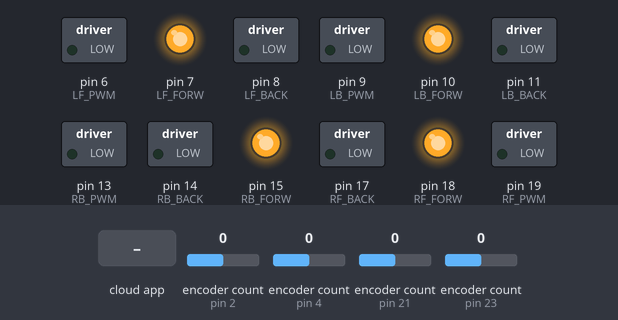
The sketch below on a simulated Arduino Mega 2560, built with avr-gcc and run on an emulated ATmega2560. On the bench: switched loads named in the sketch (green lamp = pin HIGH), output pins drawn as LEDs (lit = HIGH). The test bench sets the inputs (shaded band); at power-on: encoder count (sensors on pin 2, pin 4, pin 21, pin 23) 0. The ROS host is connected and sends only what is stated.

Above: at 1.2 s.
1.3 s: encoder count (sensor on pin 2) set to 1
At 2.5 s:
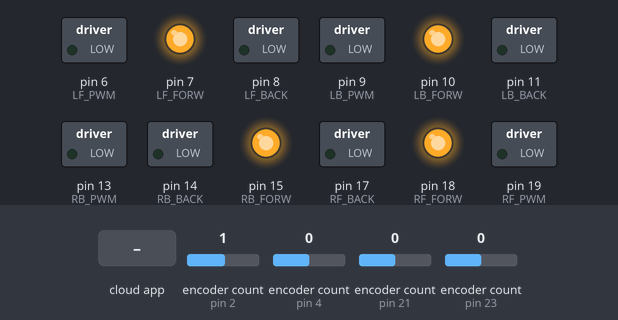
2.8 s: encoder count (sensor on pin 4) set to 1
At 3.9 s:
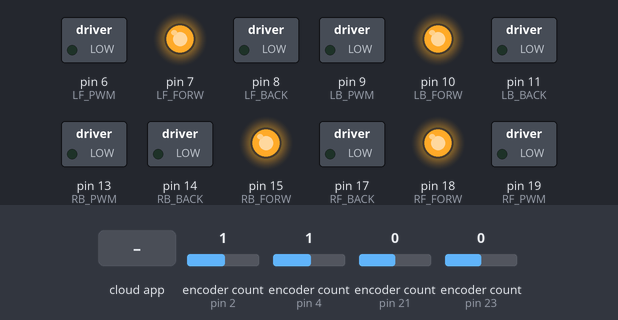
4.3 s: encoder count (sensor on pin 21) set to 1
At 5.0 s:
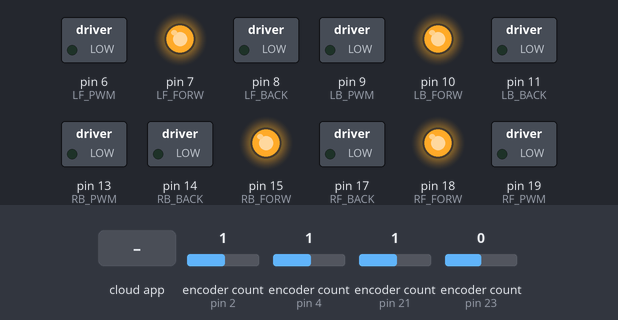
5.8 s: encoder count (sensor on pin 23) set to 1
At 6.2 s:
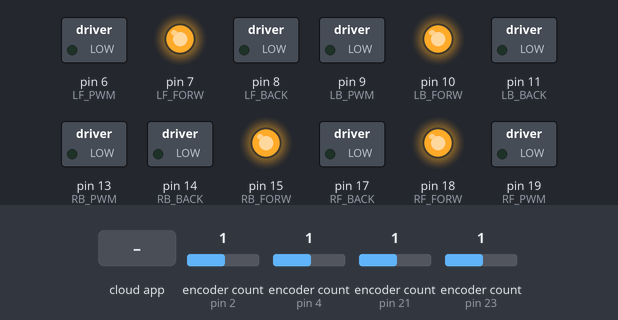
7.3 s: the phone or cloud app sets linear.x to -100
At 8.5 s:
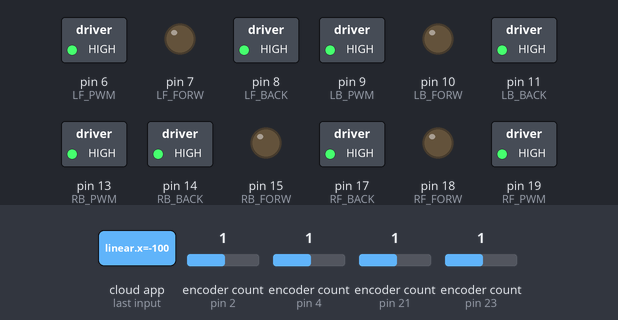
8.8 s: the phone or cloud app sets linear.x to 100
At 9.8 s:
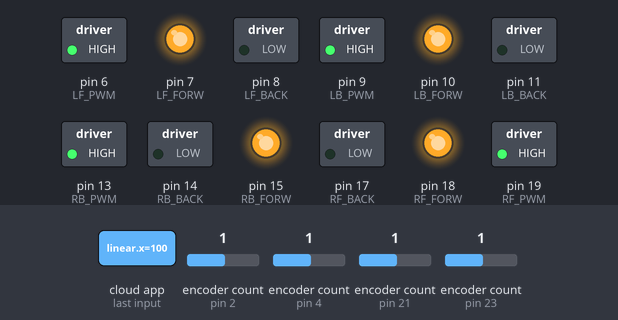
Timing chart, 0 to 11.3 s (numbered marks = the images above; inputs shaded):
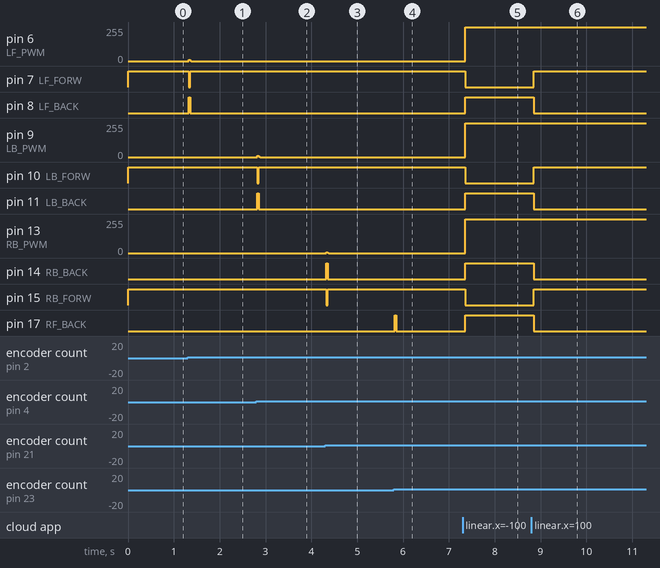

The sketch:

MotorControl.ino
```cpp
#include <ros.h>
#include <std_msgs/Int32.h>
#include <std_msgs/Float32.h>
//#include <QuadratureEncoder.h>
#include <Encoder.h>

#include <geometry_msgs/Twist.h>
#include <PID_v1.h>
#include "odometry.h"


// Odometry Params and Object
#define ODO_PERIOD 100  // Millis between /tf and /odom publication

const float ticks_per_meter = 5729.58735;
const float meterPerTick = 0.00017453;
const float base_width   = 0.21;         // Woodie
const float base_length = 0.165;

//long encoderLeftLastValue  = 0L;
//long encoderRightLastValue = 0L;

static unsigned long NextPubMillis   = 0;
static long encoderLeftFrontLastValueOdo  = 0;
static long encoderRightFrontLastValueOdo = 0;
static long encoderLeftBackLastValueOdo  = 0;
static long encoderRightBackLastValueOdo = 0;
static long timeLastOdo    = 0;
float distLeftFront;
float distRightFront;
float distLeftBack;
float distRightBack;

Odometer odo(meterPerTick, base_width, base_length);


// Package Params
bool isHolonomic = true;

// Initialize PID paramaters

double Setpoint_fl, Input_fl, Output_fl;
double Setpoint_fr, Input_fr, Output_fr;
double Setpoint_bl, Input_bl, Output_bl;
double Setpoint_br, Input_br, Output_br;

double aggKp=450, aggKi=250, aggKd=4;
double consKp=280, consKi=120, consKd=1;

PID myPID_fl(&Input_fl, &Output_fl, &Setpoint_fl, aggKp, aggKi, aggKd, DIRECT);
PID myPID_fr(&Input_fr, &Output_fr, &Setpoint_fr, aggKp, aggKi, aggKd, DIRECT);
PID myPID_bl(&Input_bl, &Output_bl, &Setpoint_bl, aggKp, aggKi, aggKd, DIRECT);
PID myPID_br(&Input_br, &Output_br, &Setpoint_br, aggKp, aggKi, aggKd, DIRECT);

// Initialize quadrature encoder paramaters

//Encoders encoder_fleft(2,3); // encoder pins for front left motor A/B
//
//Encoders encoder_bleft(20,21);  // encoder pins for back left motor A/B
//
//Encoders encoder_fright(18,19);  // encoder pins for front right motor A/B
//
//Encoders encoder_bright(A10,A11);  // encoder pins for back right motor A/B


Encoder encoder_fleft(2,3); // encoder pins for front left motor A/B

Encoder encoder_bleft(4,5);  // encoder pins for back left motor A/B

Encoder encoder_fright(23,22);  // encoder pins for front right motor A/B

Encoder encoder_bright(21,20);  // encoder pins for back right motor A/B


// Initialize pin numbers

//const uint8_t LF_PWM = 7;
//const uint8_t LF_FORW = 30;
//const uint8_t LF_BACK = 31;
//
//const uint8_t LB_PWM = 10;
//const uint8_t LB_FORW = 50;
//const uint8_t LB_BACK = 51;
//
//const uint8_t RF_PWM = 9;
//const uint8_t RF_FORW = 34;
//const uint8_t RF_BACK = 35;
//
//const uint8_t RB_PWM = 11;
//const uint8_t RB_FORW = 52;
//const uint8_t RB_BACK = 53;


const uint8_t LF_PWM = 6;
const uint8_t LF_FORW = 7;
const uint8_t LF_BACK = 8;

const uint8_t LB_PWM = 9;
const uint8_t LB_FORW = 10;
const uint8_t LB_BACK = 11;

const uint8_t RF_PWM = 19;
const uint8_t RF_FORW = 18;
const uint8_t RF_BACK = 17;

const uint8_t RB_PWM = 13;
const uint8_t RB_FORW = 15;
const uint8_t RB_BACK = 14;


// speed = 0? help? pid not reset?
bool wtf;
int ticks_since_target = 0;


// Initialize ROS paramaters

ros::NodeHandle nh;

std_msgs::Int32 lfcount;
std_msgs::Int32 rfcount;
std_msgs::Int32 lbcount;
std_msgs::Int32 rbcount;

ros::Publisher lfwheel("lfwheel", &lfcount);
ros::Publisher rfwheel("rfwheel", &rfcount);
ros::Publisher lbwheel("lbwheel", &lbcount);
ros::Publisher rbwheel("rbwheel", &rbcount);

// Cmd_vel Callback
// Sets the setpoints of the pid for each wheel

void onTwist(const geometry_msgs::Twist &msg)
{
  //nh.loginfo("Inside Callback");
  float x = msg.linear.x;
  float y = msg.linear.y;
  float z = msg.angular.z;

  // setting max velocities
  if(x > 0.7){x = 0.7;}
  if(y > 0.7){y = 0.7;}
  if(z > 0.5){z = 0.5;}
  float w = 0.2;

  float R = 0.04;
  float L1 = 0.105;
  float L2 = 0.0825;
  float L = (L1+L2);
  if (!isHolonomic){
    if(!(x==0 && z==0)){
    wtf=false;
      Setpoint_fr = x + (z * w / 2.0)/0.1;
      Setpoint_fl = x - (z * w / 2.0)/0.1;
      Setpoint_br = x + (z * w / 2.0)/0.1;
      Setpoint_bl = x - (z * w / 2.0)/0.1;
    }
    else{
      wtf=true;
      Setpoint_fl = 0;
      Setpoint_fr = 0;
      Setpoint_bl = 0;
      Setpoint_br = 0;

    }
  }
  else{
    if(!(x==0 && y==0 && z==0)){
    wtf=false;
      Setpoint_fl = (1/R)*(x - y - L * z);
      Setpoint_fr = (1/R)*(x + y + L * z);
      Setpoint_bl = (1/R)*(x + y - L * z);
      Setpoint_br = (1/R)*(x - y + L * z);

    }
    else{
      wtf=true;
      Setpoint_fl = 0;
      Setpoint_fr = 0;
      Setpoint_bl = 0;
      Setpoint_br = 0;

    }
  }
}

ros::Subscriber<geometry_msgs::Twist> sub("cmd_vel", &onTwist);

// Move any motor function with speed_pwm value and pin numbers

void Move_motor(int speed_pwm,const uint8_t pwm,const uint8_t forw,const uint8_t back)
{
  if(speed_pwm >= 0)
  {
    digitalWrite(forw, HIGH);
    digitalWrite(back, LOW);
    analogWrite(pwm, abs(speed_pwm));
  }
  else if(speed_pwm < 0)
  {
    digitalWrite(forw, LOW);
    digitalWrite(back, HIGH);
    analogWrite(pwm, abs(speed_pwm));
  }
}


// Initialize pins for forward movement

void setpins()
{
  pinMode(LF_FORW,OUTPUT);
  pinMode(LF_BACK,OUTPUT);
  pinMode(RF_FORW,OUTPUT);
  pinMode(RF_BACK,OUTPUT);
  pinMode(LF_PWM,OUTPUT);
  pinMode(RF_PWM,OUTPUT);
  pinMode(LB_FORW,OUTPUT);
  pinMode(LB_BACK,OUTPUT);
  pinMode(RB_FORW,OUTPUT);
  pinMode(RB_BACK,OUTPUT);
  pinMode(LB_PWM,OUTPUT);
  pinMode(RB_PWM,OUTPUT);

  digitalWrite(RF_FORW, HIGH);
  digitalWrite(RF_BACK, LOW);
  digitalWrite(LF_FORW, HIGH);
  digitalWrite(LF_BACK, LOW);
  digitalWrite(RB_FORW, HIGH);
  digitalWrite(RB_BACK, LOW);
  digitalWrite(LB_FORW, HIGH);
  digitalWrite(LB_BACK, LOW);
}

// Encoders tend to reverse regarding of the pins??
// This way we move the robot forward a bit on startup
// And if an encoder has negative value we reverse it.

void fix_encoder_ori_on_start(){

  analogWrite(RF_PWM, 180);
  analogWrite(LF_PWM, 180);
  analogWrite(RB_PWM, 180);
  analogWrite(LB_PWM, 180);

  delay(150);

  analogWrite(RF_PWM, 0);
  analogWrite(LF_PWM, 0);
  analogWrite(RB_PWM, 0);
  analogWrite(LB_PWM, 0);

//  int ct1 = encoder_fleft.getEncoderCount();
//  int ct2 = encoder_fright.getEncoderCount();
//  int ct3 = encoder_bleft.getEncoderCount();
//  int ct4 = encoder_bright.getEncoderCount();

  int ct1 = encoder_fleft.read();
  int ct2 = encoder_fright.read();
  int ct3 = encoder_bleft.read();
  int ct4 = encoder_bright.read();

  if(ct1 <= 0) {nh.loginfo("reverse front left A/B pins");}
  if(ct2 <= 0) {nh.loginfo("reverse front right A/B pins");}
  if(ct3 <= 0) {nh.loginfo("reverse back left A/B pins");}
  if(ct4 <= 0) {nh.loginfo("reverse back right A/B pins");}

}

//void reset Integral error when we stop
void reset_pid_Ki()
{
  myPID_fl.SetMode(MANUAL);
  myPID_fr.SetMode(MANUAL);
  myPID_bl.SetMode(MANUAL);
  myPID_br.SetMode(MANUAL);
  Output_fl=0;
  Output_fr=0;
  Output_bl=0;
  Output_br=0;
  //myPID_fl.SetTunings(aggKp, 0, aggKd);
  //myPID_fr.SetTunings(aggKp, 0, aggKd);
  //myPID_bl.SetTunings(aggKp, 0, aggKd);
  //myPID_br.SetTunings(aggKp, 0, aggKd);
  myPID_fl.SetMode(AUTOMATIC);
  myPID_fr.SetMode(AUTOMATIC);
  myPID_bl.SetMode(AUTOMATIC);
  myPID_br.SetMode(AUTOMATIC);
  //myPID_fl.SetTunings(aggKp, aggKi, aggKd);
  //myPID_fr.SetTunings(aggKp, aggKi, aggKd);
  //myPID_bl.SetTunings(aggKp, aggKi, aggKd);
  //myPID_br.SetTunings(aggKp, aggKi, aggKd);
}

// stop movement

void stop()
{
  digitalWrite(LF_FORW, 0);
  digitalWrite(LF_BACK, 0);
  digitalWrite(RF_FORW, 0);
  digitalWrite(RF_BACK, 0);
  analogWrite(LF_PWM, 0);
  analogWrite(RF_PWM, 0);
  digitalWrite(LB_FORW, 0);
  digitalWrite(LB_BACK, 0);
  digitalWrite(RB_FORW, 0);
  digitalWrite(RB_BACK, 0);
  analogWrite(LB_PWM, 0);
  analogWrite(RB_PWM, 0);

}

void setup() {
  // 115200 baud rate
  nh.getHardware()->setBaud(57600);
  nh.loginfo("Program info");
  // Pid setup

  myPID_fl.SetOutputLimits(-255, 255);
  myPID_fr.SetOutputLimits(-255, 255);
  myPID_bl.SetOutputLimits(-255, 255);
  myPID_br.SetOutputLimits(-255, 255);

  myPID_fl.SetMode(AUTOMATIC);
  myPID_fr.SetMode(AUTOMATIC);
  myPID_bl.SetMode(AUTOMATIC);
  myPID_br.SetMode(AUTOMATIC);

  myPID_fl.SetSampleTime(20);
  myPID_fr.SetSampleTime(20);
  myPID_bl.SetSampleTime(20);
  myPID_br.SetSampleTime(20);

  // setup pins and fix encoders

  setpins();
  // fix_encoder_ori_on_start();

  stop();

  // ros node setup

  nh.initNode();
  nh.advertise(lfwheel);
  nh.advertise(rfwheel);
  nh.advertise(lbwheel);
  nh.advertise(rbwheel);
  nh.subscribe(sub);

  odo.setupPubs(nh);

}

// Initialize starting loop paramaters for calculating velocity and time

unsigned long prev = 0;
int old_ct1=0;
int old_ct2=0;
int old_ct3=0;
int old_ct4=0;

void loop() {

  // count encoder ticks
//  int ct1 = encoder_fleft.getEncoderCount();
//  int ct2 = encoder_fright.getEncoderCount();
//  int ct3 = encoder_bleft.getEncoderCount();
//  int ct4 = encoder_bright.getEncoderCount();
  int ct1 = encoder_fleft.read();
  int ct2 = encoder_fright.read();
  int ct3 = encoder_bleft.read();
  int ct4 = encoder_bright.read();

  // for some reason if i omit this it does not work properly
  if (ct1!=-1){
    lfcount.data = ct1;}
  if (ct2!=-1){
    rfcount.data = ct2;}
  if (ct3!=-1){
    lbcount.data = ct3;}
  if (ct4!=-1){
    rbcount.data = ct4;}
  // Publish encoder ticks to calculate odom on Jetson Nano side
  lfwheel.publish(&lfcount);
  rfwheel.publish(&rfcount);
  lbwheel.publish(&lbcount);
  rbwheel.publish(&rbcount);

 // calculate time and current velocity

  unsigned long now = millis();
  Input_fl = (float(ct1 - old_ct1) / ticks_per_meter) / ((now - prev) / 1000.0);
  Input_fr = (float(ct2 - old_ct2) / ticks_per_meter) / ((now - prev) / 1000.0);
  Input_bl = (float(ct3 - old_ct3) / ticks_per_meter) / ((now - prev) / 1000.0);
  Input_br = (float(ct4 - old_ct4) / ticks_per_meter) / ((now - prev) / 1000.0);

  // Use aggresive pid paramaters if gap > 0.1 else conservative
  bool gap1 = abs(Setpoint_fl - Input_fl) < 0.12;
  bool gap2 = abs(Setpoint_fr - Input_fr) < 0.12;
  bool gap3 = abs(Setpoint_bl - Input_bl) < 0.12;
  bool gap4 = abs(Setpoint_br - Input_br) < 0.12;

  if(gap1 && gap2 && gap3 && gap4){
    myPID_fl.SetTunings(consKp, consKi, consKd);
    myPID_fr.SetTunings(consKp, consKi, consKd);
    myPID_bl.SetTunings(consKp, consKi, consKd);
    myPID_br.SetTunings(consKp, consKi, consKd);

  }
  else{
    myPID_fl.SetTunings(aggKp, aggKi, aggKd);
    myPID_fr.SetTunings(aggKp, aggKi, aggKd);
    myPID_bl.SetTunings(aggKp, aggKi, aggKd);
    myPID_br.SetTunings(aggKp, aggKi, aggKd);
  }
  if(wtf){
   reset_pid_Ki();
  }
  // Compute  Pid
  myPID_fl.Compute();
  myPID_fr.Compute();
  myPID_bl.Compute();
  myPID_br.Compute();


  // Move the motors with the output of the pid

  Move_motor(Output_fl,LF_PWM,LF_FORW,LF_BACK);
  Move_motor(Output_fr,RF_PWM,RF_FORW,RF_BACK);
  Move_motor(Output_bl,LB_PWM,LB_FORW,LB_BACK);
  Move_motor(Output_br,RB_PWM,RB_FORW,RB_BACK);


  //==========> OdometryPublsher
  //
  // Check if it is time to publish /odom and /tf

  long encLeftFront = ct1;
  long encRightFront = ct2;
  long encLeftBack = ct3;
  long encRightBack = ct4;

  if (now >= NextPubMillis) {
    NextPubMillis = now + ODO_PERIOD;

    // Figure out how far we have gone in meters from last PID computation
    distLeftFront  = meterPerTick * float(encLeftFront  - encoderLeftFrontLastValueOdo);
    distRightFront = meterPerTick * float(encRightFront - encoderRightFrontLastValueOdo);
    distLeftBack  = meterPerTick * float(encLeftBack  - encoderLeftBackLastValueOdo);
    distRightBack = meterPerTick * float(encRightBack - encoderRightBackLastValueOdo);


    // Blink the LED to show we are alive
    //toggleLED();

    // Publish odometry
    float odoInterval = float(now - timeLastOdo) / 1000.0;
    odo.update_publish(nh.now(), odoInterval, distLeftFront, distRightFront, distLeftBack, distRightBack);

    encoderLeftFrontLastValueOdo  = encLeftFront;
    encoderRightFrontLastValueOdo = encRightFront;
    encoderLeftBackLastValueOdo = encLeftBack;
    encoderRightBackLastValueOdo = encRightBack;

    timeLastOdo = now;
    }

  // spin the ros node

  nh.spinOnce();
  // take the old encoder ticks and time for calculating velocity
//  old_ct1 = encoder_fleft.getEncoderCount();
//  old_ct2 = encoder_fright.getEncoderCount();
//  old_ct3 = encoder_bleft.getEncoderCount();
//  old_ct4 = encoder_bright.getEncoderCount();
  old_ct1 = encoder_fleft.read();
  old_ct2 = encoder_fright.read();
  old_ct3 = encoder_bleft.read();
  old_ct4 = encoder_bright.read();

  prev = now;


  delay(25);

}
```

odometry.h
```cpp
#ifndef ODOMETRY_H
#define ODOMETRY_H


// #include <ros_lib.h>
// #include "NUC_ros.h"

// Include local version of ros.h, not the system version
//#include "ros.h"

#include <ros/time.h>
#include <nav_msgs/Odometry.h>
#include <geometry_msgs/Twist.h>
#include <geometry_msgs/TransformStamped.h>
#include <tf/transform_broadcaster.h>
#include <tf/tf.h>


class Odometer {
  public:
  Odometer(const float metersPerTick, const float base_width, const float base_length);

  void setupPubs(ros::NodeHandle &nh);

  void update_publish(ros::Time current_time, const float odoInterval,
                              const float distLeftFront, const float distRightFront,
                              const float distLeftBack,const float distRightBack);


private:

void  update_odom(const float odoInterval,
                  const float distLeft, const float distRight, float& vel_x, float& vel_theta);

void update_omni_odom(const float odoInterval, const float distLeftFront,
                                const float distRightFront,const float distLeftBack,
                                const float distRightBack,float& vel_x, float& vel_y, float& vel_theta);

void  update_kinematics(const float distLeft, const float distRight, float& vel_x, float& vel_theta);
void  publish_odom(ros::Time current_time, const float vx, const float vy, const float vth);
void  broadcastTf(ros::Time current_time);
float normalize_angle(float angle);


float _metersPerTick;
float _base_width;  // Meters
float _base_length;  // Meters
float _cur_x;       // Meters
float _cur_y;       // Meters
float _cur_theta;   // Radians
};
#endif /* ODOMETRY_H */
```

Source omitted: odometry.cpp (6876 bytes)

Measured:
- after the input at 1.3 s, pin 6 (LF_PWM): 0/255 → 8/255 at once, → 1/255 0.03 s later, → 0/255 0.03 s later; pin 7 (LF_FORW): HIGH → LOW at once, → HIGH 0.03 s later; pin 8 (LF_BACK): LOW → HIGH at once, → LOW 0.03 s later
- after the input at 2.8 s, pin 9 (LB_PWM): 0/255 → 8/255 at once, → 1/255 0.03 s later, → 0/255 0.03 s later; pin 10 (LB_FORW): HIGH → LOW at once, → HIGH 0.03 s later; pin 11 (LB_BACK): LOW → HIGH at once, → LOW 0.03 s later
- after the input at 4.3 s, pin 13 (RB_PWM): 0/255 → 7/255 at once, → 1/255 0.03 s later, → 0/255 0.03 s later; pin 14 (RB_BACK): LOW → HIGH at once, → LOW 0.03 s later; pin 15 (RB_FORW): HIGH → LOW at once, → HIGH 0.03 s later
- after the input at 5.8 s, pin 17 (RF_BACK): LOW → HIGH at once, → LOW 0.03 s later; pin 18 (RF_FORW): HIGH → LOW at once, → HIGH 0.03 s later
- after the input at 7.3 s, pin 6 (LF_PWM), pin 9 (LB_PWM), pin 13 (RB_PWM): 0/255 → 255/255 after 0.05 s; pin 7 (LF_FORW), pin 10 (LB_FORW), pin 15 (RB_FORW), pin 18 (RF_FORW): HIGH → LOW after 0.05 s; pin 8 (LF_BACK), pin 11 (LB_BACK), pin 14 (RB_BACK), pin 17 (RF_BACK), pin 19 (RF_PWM): LOW → HIGH after 0.05 s
- after the input at 8.8 s, pin 7 (LF_FORW), pin 10 (LB_FORW), pin 15 (RB_FORW), pin 18 (RF_FORW): LOW → HIGH after 0.05 s; pin 8 (LF_BACK), pin 11 (LB_BACK), pin 14 (RB_BACK), pin 17 (RF_BACK): HIGH → LOW after 0.05 s
